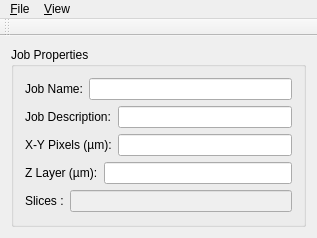
<?xml version="1.0" encoding="UTF-8"?>
<ui version="4.0">
 <class>B9EditClass</class>
 <widget class="QMainWindow" name="B9EditClass">
  <property name="enabled">
   <bool>true</bool>
  </property>
  <property name="geometry">
   <rect>
    <x>0</x>
    <y>0</y>
    <width>317</width>
    <height>238</height>
   </rect>
  </property>
  <property name="sizePolicy">
   <sizepolicy hsizetype="Fixed" vsizetype="Fixed">
    <horstretch>0</horstretch>
    <verstretch>0</verstretch>
   </sizepolicy>
  </property>
  <property name="minimumSize">
   <size>
    <width>0</width>
    <height>238</height>
   </size>
  </property>
  <property name="maximumSize">
   <size>
    <width>1000</width>
    <height>238</height>
   </size>
  </property>
  <property name="windowTitle">
   <string>B9Creator - Edit</string>
  </property>
  <property name="windowIcon">
   <iconset>
    <normaloff>:/B9Edit/icons/editoriconbright.png</normaloff>:/B9Edit/icons/editoriconbright.png</iconset>
  </property>
  <property name="styleSheet">
   <string notr="true"/>
  </property>
  <property name="documentMode">
   <bool>false</bool>
  </property>
  <property name="tabShape">
   <enum>QTabWidget::Rounded</enum>
  </property>
  <property name="unifiedTitleAndToolBarOnMac">
   <bool>false</bool>
  </property>
  <widget class="QWidget" name="centralWidget">
   <layout class="QVBoxLayout" name="verticalLayout">
    <property name="sizeConstraint">
     <enum>QLayout::SetDefaultConstraint</enum>
    </property>
    <item>
     <widget class="QGroupBox" name="groupBox">
      <property name="sizePolicy">
       <sizepolicy hsizetype="Minimum" vsizetype="Minimum">
        <horstretch>0</horstretch>
        <verstretch>0</verstretch>
       </sizepolicy>
      </property>
      <property name="maximumSize">
       <size>
        <width>16777215</width>
        <height>10000</height>
       </size>
      </property>
      <property name="title">
       <string>Job Properties</string>
      </property>
      <layout class="QGridLayout" name="gridLayout">
       <item row="0" column="0" colspan="2">
        <widget class="QLabel" name="label_2">
         <property name="text">
          <string>Job Name:</string>
         </property>
         <property name="textFormat">
          <enum>Qt::AutoText</enum>
         </property>
        </widget>
       </item>
       <item row="0" column="2" colspan="3">
        <widget class="QLineEdit" name="lineEdit_4"/>
       </item>
       <item row="1" column="0" colspan="4">
        <widget class="QLabel" name="label_3">
         <property name="text">
          <string>Job Description:</string>
         </property>
        </widget>
       </item>
       <item row="1" column="4">
        <widget class="QLineEdit" name="lineEdit_5"/>
       </item>
       <item row="2" column="0" colspan="4">
        <widget class="QLabel" name="label_4">
         <property name="text">
          <string>X-Y Pixels (µm):</string>
         </property>
        </widget>
       </item>
       <item row="2" column="4">
        <widget class="QLineEdit" name="lineEdit_6"/>
       </item>
       <item row="3" column="0" colspan="3">
        <widget class="QLabel" name="label_5">
         <property name="text">
          <string>Z Layer (µm):</string>
         </property>
        </widget>
       </item>
       <item row="3" column="3" colspan="2">
        <widget class="QLineEdit" name="lineEdit_7"/>
       </item>
       <item row="4" column="0">
        <widget class="QLabel" name="label_6">
         <property name="text">
          <string>Slices :</string>
         </property>
        </widget>
       </item>
       <item row="4" column="1" colspan="4">
        <widget class="QLineEdit" name="lineEdit_8">
         <property name="enabled">
          <bool>false</bool>
         </property>
         <property name="readOnly">
          <bool>true</bool>
         </property>
        </widget>
       </item>
      </layout>
     </widget>
    </item>
   </layout>
  </widget>
  <widget class="QMenuBar" name="menuBar">
   <property name="geometry">
    <rect>
     <x>0</x>
     <y>0</y>
     <width>317</width>
     <height>25</height>
    </rect>
   </property>
   <widget class="QMenu" name="menuFile">
    <property name="title">
     <string>&amp;File</string>
    </property>
    <addaction name="actionNew_Job"/>
    <addaction name="actionOpen_Exsisting_Job_File"/>
    <addaction name="actionSave_To_Job"/>
    <addaction name="actionSaveAs"/>
    <addaction name="separator"/>
    <addaction name="actionOpen_Image_Folder"/>
    <addaction name="actionExport_Slices"/>
   </widget>
   <widget class="QMenu" name="menuView">
    <property name="title">
     <string>&amp;View</string>
    </property>
    <addaction name="actionShow_Slice_Window"/>
   </widget>
   <addaction name="menuFile"/>
   <addaction name="menuView"/>
  </widget>
  <widget class="QToolBar" name="mainToolBar">
   <property name="iconSize">
    <size>
     <width>16</width>
     <height>16</height>
    </size>
   </property>
   <attribute name="toolBarArea">
    <enum>TopToolBarArea</enum>
   </attribute>
   <attribute name="toolBarBreak">
    <bool>false</bool>
   </attribute>
  </widget>
  <action name="actionOpen_Image_Folder">
   <property name="icon">
    <iconset resource="Edit.qrc">
     <normaloff>:/B9Edit/icons/importslices.png</normaloff>:/B9Edit/icons/importslices.png</iconset>
   </property>
   <property name="text">
    <string>&amp;Import Images...</string>
   </property>
   <property name="toolTip">
    <string>Import Slices from a series of images</string>
   </property>
  </action>
  <action name="actionOpen_Exsisting_Job_File">
   <property name="icon">
    <iconset resource="Edit.qrc">
     <normaloff>:/B9Edit/icons/open.png</normaloff>:/B9Edit/icons/open.png</iconset>
   </property>
   <property name="text">
    <string>&amp;Open...</string>
   </property>
   <property name="toolTip">
    <string>Opens an exsisting Job</string>
   </property>
   <property name="shortcut">
    <string>Ctrl+O</string>
   </property>
  </action>
  <action name="actionSave_To_Job">
   <property name="icon">
    <iconset resource="Edit.qrc">
     <normaloff>:/B9Edit/icons/save.png</normaloff>:/B9Edit/icons/save.png</iconset>
   </property>
   <property name="text">
    <string>&amp;Save</string>
   </property>
   <property name="toolTip">
    <string>Saves the current Job</string>
   </property>
   <property name="shortcut">
    <string>Ctrl+S</string>
   </property>
  </action>
  <action name="actionFill">
   <property name="text">
    <string>Flood Fill</string>
   </property>
  </action>
  <action name="actionFlood_Void">
   <property name="text">
    <string>Flood Void</string>
   </property>
  </action>
  <action name="actionShow_Unsupported_Pixels">
   <property name="text">
    <string>Show Unsupported Pixels</string>
   </property>
  </action>
  <action name="actionShow_Slice_Window">
   <property name="icon">
    <iconset resource="Edit.qrc">
     <normaloff>:/B9Edit/icons/edit.png</normaloff>:/B9Edit/icons/edit.png</iconset>
   </property>
   <property name="text">
    <string>&amp;Slice Manager...</string>
   </property>
  </action>
  <action name="actionNew_Job">
   <property name="icon">
    <iconset resource="Edit.qrc">
     <normaloff>:/B9Edit/icons/new.png</normaloff>:/B9Edit/icons/new.png</iconset>
   </property>
   <property name="text">
    <string>&amp;New </string>
   </property>
   <property name="iconText">
    <string>New</string>
   </property>
   <property name="toolTip">
    <string>Creates A New Job</string>
   </property>
   <property name="shortcut">
    <string>Ctrl+N</string>
   </property>
  </action>
  <action name="actionSaveAs">
   <property name="text">
    <string>Save &amp;As...</string>
   </property>
   <property name="toolTip">
    <string>Saves the current Job to a new file</string>
   </property>
  </action>
  <action name="actionExport_Slices">
   <property name="text">
    <string>&amp;Export Images...</string>
   </property>
  </action>
  <action name="actionAbout_B9Edit">
   <property name="text">
    <string>About B9Edit...</string>
   </property>
  </action>
 </widget>
 <layoutdefault spacing="6" margin="11"/>
 <resources>
  <include location="Edit.qrc"/>
 </resources>
 <connections>
  <connection>
   <sender>B9EditClass</sender>
   <signal>setName(QString)</signal>
   <receiver>lineEdit_4</receiver>
   <slot>setText(QString)</slot>
   <hints>
    <hint type="sourcelabel">
     <x>357</x>
     <y>271</y>
    </hint>
    <hint type="destinationlabel">
     <x>406</x>
     <y>85</y>
    </hint>
   </hints>
  </connection>
  <connection>
   <sender>B9EditClass</sender>
   <signal>setDescription(QString)</signal>
   <receiver>lineEdit_5</receiver>
   <slot>setText(QString)</slot>
   <hints>
    <hint type="sourcelabel">
     <x>387</x>
     <y>271</y>
    </hint>
    <hint type="destinationlabel">
     <x>460</x>
     <y>113</y>
    </hint>
   </hints>
  </connection>
  <connection>
   <sender>B9EditClass</sender>
   <signal>setXYPixel(QString)</signal>
   <receiver>lineEdit_6</receiver>
   <slot>setText(QString)</slot>
   <hints>
    <hint type="sourcelabel">
     <x>386</x>
     <y>271</y>
    </hint>
    <hint type="destinationlabel">
     <x>202</x>
     <y>141</y>
    </hint>
   </hints>
  </connection>
  <connection>
   <sender>B9EditClass</sender>
   <signal>setZLayer(QString)</signal>
   <receiver>lineEdit_7</receiver>
   <slot>setText(QString)</slot>
   <hints>
    <hint type="sourcelabel">
     <x>439</x>
     <y>271</y>
    </hint>
    <hint type="destinationlabel">
     <x>196</x>
     <y>169</y>
    </hint>
   </hints>
  </connection>
  <connection>
   <sender>lineEdit_4</sender>
   <signal>textEdited(QString)</signal>
   <receiver>B9EditClass</receiver>
   <slot>updateName(QString)</slot>
   <hints>
    <hint type="sourcelabel">
     <x>220</x>
     <y>85</y>
    </hint>
    <hint type="destinationlabel">
     <x>175</x>
     <y>271</y>
    </hint>
   </hints>
  </connection>
  <connection>
   <sender>lineEdit_5</sender>
   <signal>textEdited(QString)</signal>
   <receiver>B9EditClass</receiver>
   <slot>updateDescription(QString)</slot>
   <hints>
    <hint type="sourcelabel">
     <x>284</x>
     <y>113</y>
    </hint>
    <hint type="destinationlabel">
     <x>210</x>
     <y>271</y>
    </hint>
   </hints>
  </connection>
  <connection>
   <sender>lineEdit_6</sender>
   <signal>textEdited(QString)</signal>
   <receiver>B9EditClass</receiver>
   <slot>updateXY(QString)</slot>
   <hints>
    <hint type="sourcelabel">
     <x>202</x>
     <y>141</y>
    </hint>
    <hint type="destinationlabel">
     <x>255</x>
     <y>271</y>
    </hint>
   </hints>
  </connection>
  <connection>
   <sender>lineEdit_7</sender>
   <signal>textEdited(QString)</signal>
   <receiver>B9EditClass</receiver>
   <slot>updateZ(QString)</slot>
   <hints>
    <hint type="sourcelabel">
     <x>196</x>
     <y>169</y>
    </hint>
    <hint type="destinationlabel">
     <x>304</x>
     <y>271</y>
    </hint>
   </hints>
  </connection>
  <connection>
   <sender>actionShow_Slice_Window</sender>
   <signal>triggered()</signal>
   <receiver>B9EditClass</receiver>
   <slot>ShowSliceWindow()</slot>
   <hints>
    <hint type="sourcelabel">
     <x>-1</x>
     <y>-1</y>
    </hint>
    <hint type="destinationlabel">
     <x>435</x>
     <y>271</y>
    </hint>
   </hints>
  </connection>
  <connection>
   <sender>actionNew_Job</sender>
   <signal>triggered()</signal>
   <receiver>B9EditClass</receiver>
   <slot>newJob()</slot>
   <hints>
    <hint type="sourcelabel">
     <x>-1</x>
     <y>-1</y>
    </hint>
    <hint type="destinationlabel">
     <x>435</x>
     <y>271</y>
    </hint>
   </hints>
  </connection>
  <connection>
   <sender>actionOpen_Exsisting_Job_File</sender>
   <signal>triggered()</signal>
   <receiver>B9EditClass</receiver>
   <slot>openJob()</slot>
   <hints>
    <hint type="sourcelabel">
     <x>-1</x>
     <y>-1</y>
    </hint>
    <hint type="destinationlabel">
     <x>435</x>
     <y>271</y>
    </hint>
   </hints>
  </connection>
  <connection>
   <sender>actionSave_To_Job</sender>
   <signal>triggered()</signal>
   <receiver>B9EditClass</receiver>
   <slot>saveJob()</slot>
   <hints>
    <hint type="sourcelabel">
     <x>-1</x>
     <y>-1</y>
    </hint>
    <hint type="destinationlabel">
     <x>435</x>
     <y>271</y>
    </hint>
   </hints>
  </connection>
  <connection>
   <sender>actionSaveAs</sender>
   <signal>triggered()</signal>
   <receiver>B9EditClass</receiver>
   <slot>saveJobAs()</slot>
   <hints>
    <hint type="sourcelabel">
     <x>-1</x>
     <y>-1</y>
    </hint>
    <hint type="destinationlabel">
     <x>435</x>
     <y>271</y>
    </hint>
   </hints>
  </connection>
  <connection>
   <sender>actionOpen_Image_Folder</sender>
   <signal>triggered()</signal>
   <receiver>B9EditClass</receiver>
   <slot>importSlices()</slot>
   <hints>
    <hint type="sourcelabel">
     <x>-1</x>
     <y>-1</y>
    </hint>
    <hint type="destinationlabel">
     <x>435</x>
     <y>271</y>
    </hint>
   </hints>
  </connection>
  <connection>
   <sender>B9EditClass</sender>
   <signal>setSliceIndicator(QString)</signal>
   <receiver>lineEdit_8</receiver>
   <slot>setText(QString)</slot>
   <hints>
    <hint type="sourcelabel">
     <x>97</x>
     <y>271</y>
    </hint>
    <hint type="destinationlabel">
     <x>290</x>
     <y>217</y>
    </hint>
   </hints>
  </connection>
  <connection>
   <sender>actionExport_Slices</sender>
   <signal>triggered()</signal>
   <receiver>B9EditClass</receiver>
   <slot>ExportToFolder()</slot>
   <hints>
    <hint type="sourcelabel">
     <x>-1</x>
     <y>-1</y>
    </hint>
    <hint type="destinationlabel">
     <x>208</x>
     <y>135</y>
    </hint>
   </hints>
  </connection>
  <connection>
   <sender>actionAbout_B9Edit</sender>
   <signal>triggered()</signal>
   <receiver>B9EditClass</receiver>
   <slot>ShowAboutBox()</slot>
   <hints>
    <hint type="sourcelabel">
     <x>-1</x>
     <y>-1</y>
    </hint>
    <hint type="destinationlabel">
     <x>249</x>
     <y>129</y>
    </hint>
   </hints>
  </connection>
 </connections>
 <slots>
  <signal>selectedDirChanged(QSting)</signal>
  <signal>setVersion(QString)</signal>
  <signal>setName(QString)</signal>
  <signal>setDescription(QString)</signal>
  <signal>setXYPixel(QString)</signal>
  <signal>setZLayer(QString)</signal>
  <signal>setSliceIndicator(QString)</signal>
  <slot>updateVersion(QString)</slot>
  <slot>updateName(QString)</slot>
  <slot>updateDescription(QString)</slot>
  <slot>updateXY(QString)</slot>
  <slot>updateZ(QString)</slot>
  <slot>SetViewedSlice(int)</slot>
  <slot>ShowSliceWindow()</slot>
  <slot>SetUpperSliceBound(QString)</slot>
  <slot>SetLowerSliceBound(QString)</slot>
  <slot>saveJob()</slot>
  <slot>newJob()</slot>
  <slot>openJob()</slot>
  <slot>saveJobAs()</slot>
  <slot>importSlicesFromFirstFile()</slot>
  <slot>ExportToFolder()</slot>
  <slot>importSlices()</slot>
  <slot>ShowAboutBox()</slot>
 </slots>
</ui>
